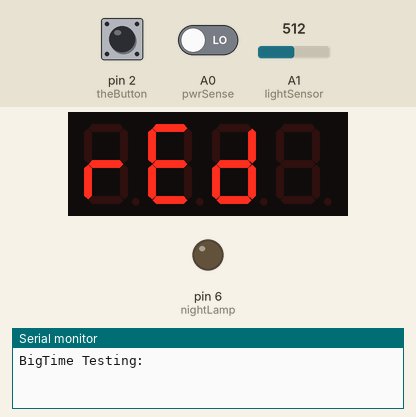
Simulated run of this sketch. Board: Arduino Uno, built with avr-gcc and run on an emulated ATmega328P. On the bench: 4-digit seven-segment display, output pins drawn as LEDs (lit = HIGH), the last lines printed to the serial monitor. Wiring (inferred from the names in the program): 4-digit 7-segment display, segments lit when LOW: segments pin 4, pin 3, pin 8, pin 9, pin 10, pin 11, pin 12; digit selects A2, A3, A4, A5. The test bench sets the inputs (shaded band); at power-on: A0 (pwrSense) LOW, A1 (lightSensor) = 512, pin 2 (theButton) HIGH. Sleep ends after the set time or at an interrupt; the segment pins are drawn as the display they are named for; pins used as bus, display or sensor lines are not drawn.

Above: at 0.1 s.
6.3 s: A0 (pwrSense) driven HIGH
At 8.0 s:
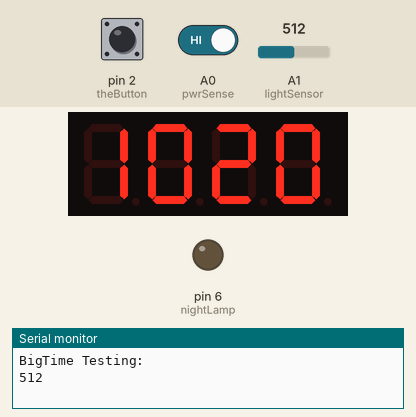
13.2 s: A1 (lightSensor) set to 691
18.3 s: A1 (lightSensor) set to 716
At 22.5 s:
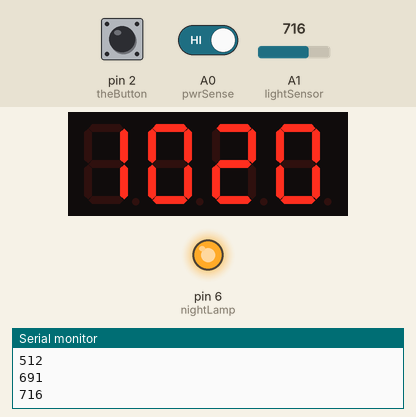
27.3 s: A1 (lightSensor) set to 690
At 32.7 s:
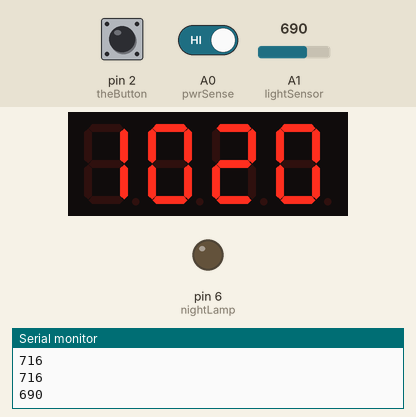
36.3 s: pin 2 (theButton) pulled LOW for 3 s
At 39.8 s:
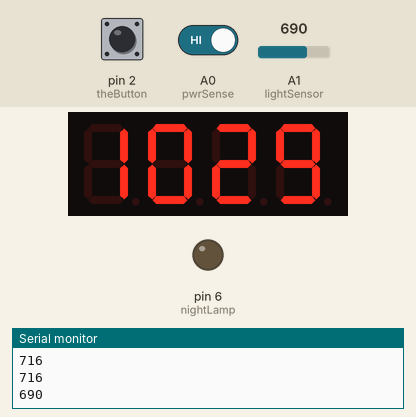
41.0 s: pin 2 (theButton) pulled LOW for 3 s
At 44.2 s:
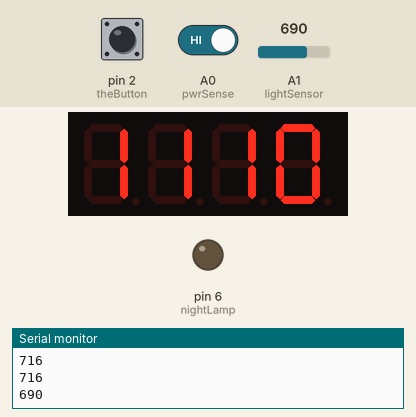
Timing chart, 0 to 45.7 s (numbered marks = the images above; inputs shaded):
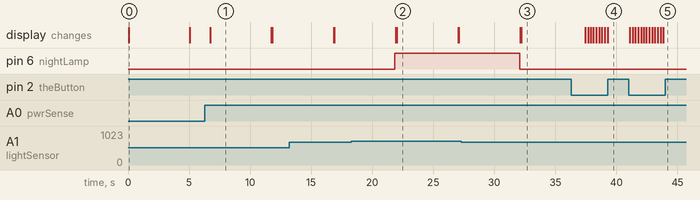

The sketch:

FunTime.ino
```cpp
/*


 Firmware for FunTime DIY wall clock.  The clock is based on the the popular Atmega328 running on Internal 8Mhz oscillator. The clock uses Timer 1 with 32.686kHz ocillator to keep time. The clock is powered by 5V DC adapter, in case
 of power outage, it automatically switches to the CR2032 coin cell battery and enters sleep mode for power saving.

 The night lamp, simply turns on if it is dark. You can set the value depending on lighting conditions of your house. The higher the value of
 sensor, the darker is the room.

 For more:
 https://github.com/ExploreEmbedded/FunTime


 Internal 8MHz
 Clock div 8 cleared
 Brown out detect disabled
 BOOTRST set
 BOOSZ = 1024
 This is to save power and open up the XTAL pins for use with a 38.786kHz external osc.

 So the fuse bits I get using AVR studio:
 HIGH 0xDA
 LOW 0xE2
 Extended 0xFF

 3,600 seconds in an hour
 1 time check per hour, 2 seconds at 13mA
 3,598 seconds @ 1.2uA
 (3598 / 3600) * 0.0012mA + (2 / 3600) * 13mA = 0.0084mA used per hour

 200mAh / 0.0084mA = 23,809hr = 992 days = 2.7 years


 References and Credits:
 Inspirted by the BigTime kit from Sparkfun.
 https://github.com/sparkfun/BigTime

 To Do:

 Add alarm functionality.
 Option to set light intensity with the switches. The light sensor value can be linearly mapped from 0 to 99.


 */
#include "main.h"

#include <avr/sleep.h> //Needed for sleep_mode
#include <avr/power.h> //Needed for powering down perihperals such as the ADC/TWI and Timers


//Set the 12hourMode to false for military/world time. Set it to true for American 12 hour time.
int TwelveHourMode = true;

//Set this variable to change how long the time is shown on the watch face. In milliseconds so 1677 = 1.677 seconds
int show_time_length = 5000;
int show_the_time = false;

//You can set always_on to true and the display will stay on all the time
//This will drain the battery in about 15 hours
int always_on = false;

long seconds = 55;
int minutes = 19;
int hours = 10;

//Careful messing with the system color, you can damage the display if
//you assign the wrong color. If you're in doubt, set it to red and load the code,
//then see what the color is.
#define RED  1
#define GREEN 2
#define BLUE  3
#define YELLOW  4
int systemColor = RED;
int display_brightness = 15000; //A larger number makes the display more dim. This is set correctly below.


//Power Source

#define BATTERY 0
#define DC 1

boolean pwrSource =  BATTERY ;

//-=-=-=-=-=-=-=-=-=-=-=-=-=-=-=-=-=-=
//Pin definitions
int digit1 = A2; //Display pin 1
int digit2 = A3; //Display pin 2
int digit3 = A4; //Display pin 6
int digit4 = A5; //Display pin 8

int segA = 4; //Display pin 14
int segB = 3; //Display pin 16
int segC = 8; //Display pin 13
int segD = 9; //Display pin 3
int segE = 10; //Display pin 5
int segF = 11; //Display pin 11
int segG = 12; //Display pin 15

int colons = 13; //Display pin 4

//need to remove this
int lightSensor = A1; //Display pin 10

int theButton = 2;

int pwrSense = A0;

int ampm = 13;

int nightLamp = 6;

static boolean blinkColon = 0;
//-=-=-=-=-=-=-=-=-=-=-=-=-=-=-=-=-=-=

//The very important 32.686kHz interrupt handler
SIGNAL(TIMER2_OVF_vect){
  seconds += 8; //We sleep for 8 seconds instead of 1 to save more power
 // seconds++; //Use this if we are waking up every second

  //Update the minutes and hours variables
  minutes += seconds / 60; //Example: seconds = 2317, minutes = 58 + 38 = 96
  seconds %= 60; //seconds = 37
  hours += minutes / 60; //12 + (96 / 60) = 13
  minutes %= 60; //minutes = 36

  //Do we display 12 hour or 24 hour time?
  if(TwelveHourMode == true) {
    //In 12 hour mode, hours go from 12 to 1 to 12.
    while(hours > 12) hours -= 12;
  }
  else {
    //In 24 hour mode, hours go from 0 to 23 to 0.
    while(hours > 23) hours -= 24;
  }
}

////The interrupt occurs when you push the button
SIGNAL(INT0_vect){
  //When you hit the button, we will need to display the time
  //if(show_the_time == false)
  show_the_time = true;
}

void setup() {


  //To reduce power, setup all pins as inputs with no pullups
  for(int x = 1 ; x < 18 ; x++){
    pinMode(x, INPUT);
    digitalWrite(x, LOW);
  }

  pinMode(theButton, INPUT); //This is the main button, tied to INT0
  digitalWrite(theButton, HIGH); //Enable internal pull up on button

  //These pins are used to control the display
  pinMode(segA, OUTPUT);
  pinMode(segB, OUTPUT);
  pinMode(segC, OUTPUT);
  pinMode(segD, OUTPUT);
  pinMode(segE, OUTPUT);
  pinMode(segF, OUTPUT);
  pinMode(segG, OUTPUT);

  pinMode(digit1, OUTPUT);
  pinMode(digit2, OUTPUT);
  pinMode(digit3, OUTPUT);
  pinMode(digit4, OUTPUT);
  pinMode(colons, OUTPUT);
  pinMode(ampm, OUTPUT);

  pinMode(pwrSense, INPUT);
  pinMode(nightLamp, OUTPUT);

  //digitalWrite(nightLamp, HIGH);

  //Power down various bits of hardware to lower power usage
  set_sleep_mode(SLEEP_MODE_PWR_SAVE);
  sleep_enable();

    //Shut off ADC, TWI, SPI, Timer0, Timer1

  //ADCSRA &= ~(1<<ADEN); //Disable ADC
  ACSR = (1<<ACD); //Disable the analog comparator
 // DIDR0 = 0x3F; //Disable digital input buffers on all ADC0-ADC5 pins
 // DIDR1 = (1<<AIN1D)|(1<<AIN0D); //Disable digital input buffer on AIN1/0

  power_twi_disable();
  power_spi_disable();
  //  power_usart0_disable(); //Needed for serial.print
  //power_timer0_disable(); //Needed for delay and millis()
  power_timer1_disable();
  //power_timer2_disable(); //Needed for asynchronous 32kHz operation

  //Setup TIMER2
  TCCR2A = 0x00;
  //TCCR2B = (1<<CS22)|(1<<CS20); //Set CLK/128 or overflow interrupt every 1s
  TCCR2B = (1<<CS22)|(1<<CS21)|(1<<CS20); //Set CLK/1024 or overflow interrupt every 8s
  ASSR = (1<<AS2); //Enable asynchronous operation
  TIMSK2 = (1<<TOIE2); //Enable the timer 2 interrupt

  //Setup external INT0 interrupt
  // EICRA = (1<<ISC01); //Interrupt on falling edge
  //EIMSK = (1<<INT0); //Enable INT0 interrupt

  //System clock futzing
  //CLKPR = (1<<CLKPCE); //Enable clock writing
  //CLKPR = (1<<CLKPS3); //Divid the system clock by 256

  Serial.begin(9600);
  Serial.println("BigTime Testing:");

  //Now display the system color - this is mostly for production to verify
  //that the correct code is loaded onto the ATmega
  //Display brightness changes based on color
  if(systemColor == RED) {
    display_brightness = 3000; //The higher the number, the lower the brightness
    showColor("red ");
  }
  else if(systemColor == GREEN) {
    display_brightness = 1;
    showColor("gren");
  }
  else if(systemColor == BLUE) {
    display_brightness = 1; //Works well for blue displays, uses about 5.5mA
    showColor("bLue");
  }
  else if(systemColor == YELLOW) {
    //display_brightness = 1500;
    display_brightness = 1;
    showColor("yeLo");
  }

  //  showTime(); //Show the current time for a few seconds

  sei(); //Enable global interrupts
}

void loop() {


   if(digitalRead(pwrSense)){
      //sleep_mode();
      //Serial.println("dc jack");
        always_on = true;
        Serial.println(analogRead(lightSensor));
        if(analogRead(lightSensor) > 700) //if it dark, turn ON the night lamp
        {
          digitalWrite(nightLamp, HIGH);
        }
        else
        {
          digitalWrite(nightLamp, LOW);
        }

    }
   else{
     // Serial.println("battery");
      always_on = false;
   }


   if(always_on == false){

   // Serial.println("Entering sleep mode");
    digitalWrite(colons, HIGH);
    sleep_mode(); //Stop everything and go to sleep. Wake up if the Timer2 buffer overflows or if you hit the button

   }

  if(show_the_time == true || always_on == true) {

    //Debounce
    while(digitalRead(theButton) == LOW) ; //Wait for you to remove your finger
    delay(100);
    while(digitalRead(theButton) == LOW) ; //Wait for you to remove your finger

//     Serial.print(hours, DEC);
//     Serial.print(":");
//     Serial.print(minutes, DEC);
//     Serial.print(":");
//     Serial.println(seconds, DEC);

    showTime(); //Show the current time for a few seconds

    //If you are STILL holding the button, then you must want to adjust the time
    if(digitalRead(theButton) == LOW) setTime();

    show_the_time = false; //Reset the button variable


  }


}

void showTime() {

  //Here is where we display the time and PWM the segments
  //Display brightness changes based on color, red is too bright, blue is very dull
  //By painting the time, then turning off for a number of microseconds, we can control how bright the display is

  //Each digit is on for a certain amount of microseconds
  //Then it is turned off and we go to the next digit
  //We loop through each digit until we reach the show_time_length (usually about 2 seconds)

  //For the default red display:
  //Let's define a variable called display_brightness that varies from:
  //5000 blindingly bright (15.7mA current draw per digit)
  //2000 shockingly bright (11.4mA current draw per digit)
  //1000 pretty bright (5.9mA)
  //500 normal (3mA)
  //200 dim but readable (1.4mA)
  //50 dim but readable (0.56mA)
  //5 dim but readable (0.31mA)
  //1 dim but readable in dark (0.28mA)

  int combinedTime = (hours * 100) + minutes; //Combine the hours and minutes
  //int combinedTime = (minutes * 100) + seconds; //For testing, combine the minutes and seconds

  boolean buttonPreviouslyHit = false;

  //Now show the time for a certain length of time
  long startTime = millis();
  while( (millis() - startTime) < show_time_length) {
    displayNumber(combinedTime, true); //Each call takes about 8ms, display the colon

    //After the time is displayed, the segments are turned off
    //We control the brightness by modifying how long we wait between re-paints of the display
    //delayMicroseconds(display_brightness);

    //If you have hit and released the button while the display is on, start the IR off sequence
    if(digitalRead(theButton) == LOW) {
      buttonPreviouslyHit = true;
    }
    else if( (buttonPreviouslyHit == true) && (digitalRead(theButton) == HIGH) ) {

	//removed tv bogone.
      return;
    }
  }

}

//Displays a string on the display
//Used to indicate which code is loaded onto the watch
void showColor(char *colorName) {

  //Now show the letters for a certain length of time
  long startTime = millis();
  while( (millis() - startTime) < show_time_length) {
    displayLetters(colorName); //Each call takes about 8ms, display the colon

    //After the letters are displayed, the segments are turned off
    //We control the brightness by modifying how long we wait between re-paints of the display
    delayMicroseconds(display_brightness);
  }
}

//This routine occurs when you hold the button down
//The colon blinks indicating we are in this mode
//Holding the button down will increase the time (accelerates)
//Releasing the button for more than 2 seconds will exit this mode
void setTime(void) {

  int idleMiliseconds = 0;
  //This is the timeout counter. Once we get to ~2 seconds of inactivity, the watch
  //will exit the setTime function and return to normal operation

  int buttonHold = 0;
  //This counts the number of times you are holding the button down consecutively
  //Once we notice you're really holding the button down a lot, we will speed up the minute counter

  while(idleMiliseconds < 2000) {

    cli(); //We don't want the interrupt changing values at the same time we are!

    //Update the minutes and hours variables
    minutes += seconds / 60; //Example: seconds = 2317, minutes = 58 + 38 = 96
    seconds %= 60; //seconds = 37
    hours += minutes / 60; //12 + (96 / 60) = 13
    minutes %= 60; //minutes = 36

    //Do we display 12 hour or 24 hour time?
    if(TwelveHourMode == true) {
      //In 12 hour mode, hours go from 12 to 1 to 12.
      while(hours > 12) hours -= 12;
    }
    else {
      //In 24 hour mode, hours go from 0 to 23 to 0.
      while(hours > 23) hours -= 24;
    }

    sei(); //Resume interrupts

    int combinedTime = (hours * 100) + minutes; //Combine the hours and minutes

      for(int x = 0 ; x < 10 ; x++) {
      displayNumber(combinedTime, true); //Each call takes about 8ms, display the colon for about 100ms
      delayMicroseconds(display_brightness); //Wait before we paint the display again
    }
    for(int x = 0 ; x < 10 ; x++) {
      displayNumber(combinedTime, false); //Each call takes about 8ms, turn off the colon for about 100ms
      delayMicroseconds(display_brightness); //Wait before we paint the display again
    }

    //If you're still hitting the button, then increase the time and reset the idleMili timeout variable
    if(digitalRead(theButton) == LOW) {
      idleMiliseconds = 0;

      buttonHold++;
      if(buttonHold < 10) //10 = 2 seconds
        minutes++; //Advance the minutes
      else {
        //Advance the minutes faster because you're holding the button for 10 seconds
        //Start advancing on the tens digit. Floor the single minute digit.
        minutes /= 10; //minutes = 46 / 10 = 4
        minutes *= 10; //minutes = 4 * 10 = 40
        minutes += 10;  //minutes = 40 + 10 = 50
      }
    }
    else
      buttonHold = 0;

    idleMiliseconds += 200;
  }
}

//This is a not-so-accurate delay routine
//Calling fake_msdelay(100) will delay for about 100ms
//Assumes 8MHz clock
/*void fake_msdelay(int x){
 for( ; x > 0 ; x--)
 fake_usdelay(1000);
 }*/

//This is a not-so-accurate delay routine
//Calling fake_usdelay(100) will delay for about 100us
//Assumes 8MHz clock
/*void fake_usdelay(int x){
 for( ; x > 0 ; x--) {
 __asm__("nop\n\t");
 __asm__("nop\n\t");
 __asm__("nop\n\t");
 __asm__("nop\n\t");
 __asm__("nop\n\t");
 __asm__("nop\n\t");
 __asm__("nop\n\t");
 }
 }*/

//Given 1022, we display "10:22"
//Each digit is displayed for ~2000us, and cycles through the 4 digits
//After running through the 4 numbers, the display is turned off
void displayNumber(int toDisplay, boolean displayColon) {

#define DIGIT_ON  HIGH
#define DIGIT_OFF  LOW

  for(int digit = 4 ; digit > 0 ; digit--) {

    //Turn on a digit for a short amount of time
    switch(digit) {
    case 1:
      digitalWrite(digit1, DIGIT_ON);
      break;
    case 2:
      digitalWrite(digit2, DIGIT_ON);
      break;
    case 3:
      digitalWrite(digit3, DIGIT_ON);
      if(displayColon == true){
            //Serial.print(blinkColon);
            digitalWrite(colons, blinkColon);
        }//When we update digit 2, let's turn on colons as well
      break;
    case 4:
      digitalWrite(digit4, DIGIT_ON);
      if(displayColon == true){
           // Serial.print(blinkColon);
            digitalWrite(colons, blinkColon);
        }//When we update digit 2, let's turn on colons as well
      break;
    }

    //Now display this digit
    if(digit > 1)
      lightNumber(toDisplay % 10); //Turn on the right segments for this digit
    else if(digit == 1) { //Special case on first digit, don't display 02:11, display 2:11
      if( (toDisplay % 10) != 0) //If we are on the first digit, and it's not zero
        lightNumber(toDisplay % 10); //Turn on the right segments for this digit
    }

    toDisplay /= 10;

    delayMicroseconds(2000); //Display this digit for a fraction of a second (between 1us and 5000us, 500-2000 is pretty good)
    //If you set this too long, the display will start to flicker. Set it to 25000 for some fun.

    //Turn off all segments
    lightNumber(10);

    //Turn off all digits
    digitalWrite(digit1, DIGIT_OFF);
    digitalWrite(digit2, DIGIT_OFF);
    digitalWrite(digit3, DIGIT_OFF);
    digitalWrite(digit4, DIGIT_OFF);
    digitalWrite(colons, DIGIT_OFF);
    digitalWrite(ampm, DIGIT_OFF);
  }

}

//Takes a string like "gren" and displays it, left justified
//We don't use the colons, or AMPM dot, so they are turned off
void displayLetters(char *colorName) {
#define DIGIT_ON  HIGH
#define DIGIT_OFF  LOW

  digitalWrite(digit4, DIGIT_OFF);
  digitalWrite(colons, DIGIT_OFF);
  digitalWrite(ampm, DIGIT_OFF);

  for(int digit = 0 ; digit < 4 ; digit++) {
    //Turn on a digit for a short amount of time
    switch(digit) {
    case 0:
      digitalWrite(digit1, DIGIT_ON);
      break;
    case 1:
      digitalWrite(digit2, DIGIT_ON);
      break;
    case 2:
      digitalWrite(digit3, DIGIT_ON);
      break;
    case 3:
      digitalWrite(digit4, DIGIT_ON);
      break;
    }

    //Now display this letter
    lightNumber(colorName[digit]); //Turn on the right segments for this letter

    delayMicroseconds(2000); //Display this digit for a fraction of a second (between 1us and 5000us, 500-2000 is pretty good)
    //If you set this too long, the display will start to flicker. Set it to 25000 for some fun.

    //Turn off all segments
    lightNumber(10);

    //Turn off all digits
    digitalWrite(digit1, DIGIT_OFF);
    digitalWrite(digit2, DIGIT_OFF);
    digitalWrite(digit3, DIGIT_OFF);
  }
}

//Given a number, turns on those segments
//If number == 10, then turn off all segments
void lightNumber(int numberToDisplay) {

#define SEGMENT_ON  LOW
#define SEGMENT_OFF HIGH

  /*
Segments
   -  A
   F / / B
   -  G
   E / / C
   -  D
   */

  switch (numberToDisplay){

  case 0:
    digitalWrite(segA, SEGMENT_ON);
    digitalWrite(segB, SEGMENT_ON);
    digitalWrite(segC, SEGMENT_ON);
    digitalWrite(segD, SEGMENT_ON);
    digitalWrite(segE, SEGMENT_ON);
    digitalWrite(segF, SEGMENT_ON);
    break;

  case 1:
    digitalWrite(segB, SEGMENT_ON);
    digitalWrite(segC, SEGMENT_ON);
    break;

  case 2:
    digitalWrite(segA, SEGMENT_ON);
    digitalWrite(segB, SEGMENT_ON);
    digitalWrite(segD, SEGMENT_ON);
    digitalWrite(segE, SEGMENT_ON);
    digitalWrite(segG, SEGMENT_ON);
    break;

  case 3:
    digitalWrite(segA, SEGMENT_ON);
    digitalWrite(segB, SEGMENT_ON);
    digitalWrite(segC, SEGMENT_ON);
    digitalWrite(segD, SEGMENT_ON);
    digitalWrite(segG, SEGMENT_ON);
    break;

  case 4:
    digitalWrite(segB, SEGMENT_ON);
    digitalWrite(segC, SEGMENT_ON);
    digitalWrite(segF, SEGMENT_ON);
    digitalWrite(segG, SEGMENT_ON);
    break;

  case 5:
    digitalWrite(segA, SEGMENT_ON);
    digitalWrite(segC, SEGMENT_ON);
    digitalWrite(segD, SEGMENT_ON);
    digitalWrite(segF, SEGMENT_ON);
    digitalWrite(segG, SEGMENT_ON);
    break;

  case 6:
    digitalWrite(segA, SEGMENT_ON);
    digitalWrite(segC, SEGMENT_ON);
    digitalWrite(segD, SEGMENT_ON);
    digitalWrite(segE, SEGMENT_ON);
    digitalWrite(segF, SEGMENT_ON);
    digitalWrite(segG, SEGMENT_ON);
    break;

  case 7:
    digitalWrite(segA, SEGMENT_ON);
    digitalWrite(segB, SEGMENT_ON);
    digitalWrite(segC, SEGMENT_ON);
    break;

  case 8:
    digitalWrite(segA, SEGMENT_ON);
    digitalWrite(segB, SEGMENT_ON);
    digitalWrite(segC, SEGMENT_ON);
    digitalWrite(segD, SEGMENT_ON);
    digitalWrite(segE, SEGMENT_ON);
    digitalWrite(segF, SEGMENT_ON);
    digitalWrite(segG, SEGMENT_ON);
    break;

  case 9:
    digitalWrite(segA, SEGMENT_ON);
    digitalWrite(segB, SEGMENT_ON);
    digitalWrite(segC, SEGMENT_ON);
    digitalWrite(segD, SEGMENT_ON);
    digitalWrite(segF, SEGMENT_ON);
    digitalWrite(segG, SEGMENT_ON);
    break;

  case 10:
    digitalWrite(segA, SEGMENT_OFF);
    digitalWrite(segB, SEGMENT_OFF);
    digitalWrite(segC, SEGMENT_OFF);
    digitalWrite(segD, SEGMENT_OFF);
    digitalWrite(segE, SEGMENT_OFF);
    digitalWrite(segF, SEGMENT_OFF);
    digitalWrite(segG, SEGMENT_OFF);
    break;

    /*
Segments
     -  A
     F / / B
     -    G
     E / / C
     - D
     */

    //Letters
  case 'b': //cdefg
    digitalWrite(segC, SEGMENT_ON);
    digitalWrite(segD, SEGMENT_ON);
    digitalWrite(segE, SEGMENT_ON);
    digitalWrite(segF, SEGMENT_ON);
    digitalWrite(segG, SEGMENT_ON);
    break;
  case 'L': //def
    digitalWrite(segD, SEGMENT_ON);
    digitalWrite(segE, SEGMENT_ON);
    digitalWrite(segF, SEGMENT_ON);
    break;
  case 'u': //cde
    digitalWrite(segC, SEGMENT_ON);
    digitalWrite(segD, SEGMENT_ON);
    digitalWrite(segE, SEGMENT_ON);
    break;

  case 'g': //abcdfg
    digitalWrite(segA, SEGMENT_ON);
    digitalWrite(segB, SEGMENT_ON);
    digitalWrite(segC, SEGMENT_ON);
    digitalWrite(segD, SEGMENT_ON);
    digitalWrite(segF, SEGMENT_ON);
    digitalWrite(segG, SEGMENT_ON);
    break;
  case 'r': //eg
    digitalWrite(segE, SEGMENT_ON);
    digitalWrite(segG, SEGMENT_ON);
    break;
  case 'n': //ceg
    digitalWrite(segC, SEGMENT_ON);
    digitalWrite(segE, SEGMENT_ON);
    digitalWrite(segG, SEGMENT_ON);
    break;

    //case r
  case 'e': //adefg
    digitalWrite(segA, SEGMENT_ON);
    digitalWrite(segD, SEGMENT_ON);
    digitalWrite(segE, SEGMENT_ON);
    digitalWrite(segF, SEGMENT_ON);
    digitalWrite(segG, SEGMENT_ON);
    break;
  case 'd': //bcdeg
    digitalWrite(segB, SEGMENT_ON);
    digitalWrite(segC, SEGMENT_ON);
    digitalWrite(segD, SEGMENT_ON);
    digitalWrite(segE, SEGMENT_ON);
    digitalWrite(segG, SEGMENT_ON);
    break;
  case ' ': //None
    digitalWrite(segA, SEGMENT_OFF);
    digitalWrite(segB, SEGMENT_OFF);
    digitalWrite(segC, SEGMENT_OFF);
    digitalWrite(segD, SEGMENT_OFF);
    digitalWrite(segE, SEGMENT_OFF);
    digitalWrite(segF, SEGMENT_OFF);
    digitalWrite(segG, SEGMENT_OFF);
    break;

  case 'y': //bcdfg
    digitalWrite(segB, SEGMENT_ON);
    digitalWrite(segC, SEGMENT_ON);
    digitalWrite(segD, SEGMENT_ON);
    digitalWrite(segF, SEGMENT_ON);
    digitalWrite(segG, SEGMENT_ON);
    break;
    //case e
    //case L
  case 'o': //cdeg
    digitalWrite(segC, SEGMENT_ON);
    digitalWrite(segD, SEGMENT_ON);
    digitalWrite(segE, SEGMENT_ON);
    digitalWrite(segG, SEGMENT_ON);
    break;

  }
}
```

Source omitted: main.h (1238 bytes)

Measured:
- the behaviour switches between 700 and 701 on A1 (lightSensor) (found by bisection; images 1 and 2)
- after the input at 6.3 s, the display: changes after 0.42 s (image 1)
- after the input at 18.3 s, pin 6 (nightLamp): LOW → HIGH after 3.6 s
- after the input at 27.3 s, pin 6 (nightLamp): HIGH → LOW after 4.8 s
- after the input at 36.3 s, the display: first changes after 1.1 s (image 4 shows a later state)
- after the input at 41.0 s, the display: first changes after 0.10 s (image 5 shows a later state)
- what the display in image 0 shows lasts 5.0 s, from 0.1 s to 5.1 s
